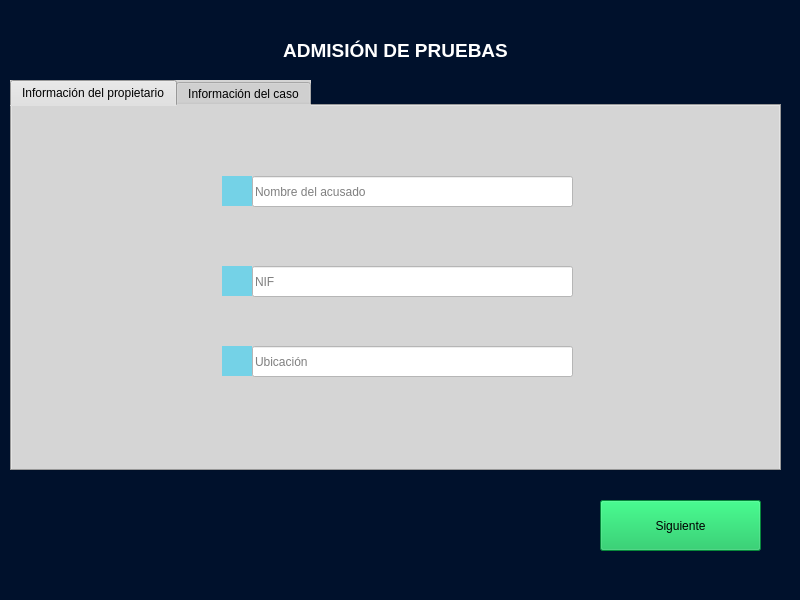
<?xml version="1.0" encoding="UTF-8"?>
<ui version="4.0">
 <class>v_Admision_Pruebas</class>
 <widget class="QMainWindow" name="v_Admision_Pruebas">
  <property name="geometry">
   <rect>
    <x>0</x>
    <y>0</y>
    <width>800</width>
    <height>600</height>
   </rect>
  </property>
  <property name="maximumSize">
   <size>
    <width>800</width>
    <height>600</height>
   </size>
  </property>
  <property name="windowTitle">
   <string>AFA</string>
  </property>
  <property name="styleSheet">
   <string notr="true">background-color: rgb(0, 17, 44);</string>
  </property>
  <widget class="QWidget" name="centralwidget">
   <widget class="QPushButton" name="bt_siguiente">
    <property name="geometry">
     <rect>
      <x>600</x>
      <y>500</y>
      <width>161</width>
      <height>51</height>
     </rect>
    </property>
    <property name="styleSheet">
     <string notr="true">background-color: rgb(10, 191, 83);</string>
    </property>
    <property name="text">
     <string>Siguiente</string>
    </property>
   </widget>
   <widget class="QLabel" name="lbl_titulo">
    <property name="geometry">
     <rect>
      <x>260</x>
      <y>20</y>
      <width>271</width>
      <height>61</height>
     </rect>
    </property>
    <property name="text">
     <string>&lt;html&gt;&lt;head/&gt;&lt;body&gt;&lt;p align=&quot;center&quot;&gt;&lt;span style=&quot; font-size:14pt; font-weight:600; color:#ffffff;&quot;&gt;ADMISIÓN DE PRUEBAS&lt;/span&gt;&lt;/p&gt;&lt;/body&gt;&lt;/html&gt;</string>
    </property>
   </widget>
   <widget class="QTabWidget" name="tabWidget">
    <property name="geometry">
     <rect>
      <x>10</x>
      <y>80</y>
      <width>771</width>
      <height>391</height>
     </rect>
    </property>
    <property name="styleSheet">
     <string notr="true">background-color: rgb(213, 213, 213);</string>
    </property>
    <property name="currentIndex">
     <number>0</number>
    </property>
    <widget class="QWidget" name="tab">
     <attribute name="title">
      <string>Información del propietario</string>
     </attribute>
     <widget class="QLineEdit" name="tb_nif">
      <property name="geometry">
       <rect>
        <x>240</x>
        <y>160</y>
        <width>321</width>
        <height>31</height>
       </rect>
      </property>
      <property name="styleSheet">
       <string notr="true">background-color: rgb(255, 255, 255);</string>
      </property>
      <property name="text">
       <string/>
      </property>
      <property name="placeholderText">
       <string>NIF</string>
      </property>
     </widget>
     <widget class="QLineEdit" name="tb_ubicacion">
      <property name="geometry">
       <rect>
        <x>240</x>
        <y>240</y>
        <width>321</width>
        <height>31</height>
       </rect>
      </property>
      <property name="styleSheet">
       <string notr="true">background-color: rgb(255, 255, 255);</string>
      </property>
      <property name="text">
       <string/>
      </property>
      <property name="placeholderText">
       <string>Ubicación</string>
      </property>
     </widget>
     <widget class="QLineEdit" name="tb_nombreAcusado">
      <property name="geometry">
       <rect>
        <x>240</x>
        <y>70</y>
        <width>321</width>
        <height>31</height>
       </rect>
      </property>
      <property name="styleSheet">
       <string notr="true">background-color: rgb(255, 255, 255);</string>
      </property>
      <property name="text">
       <string/>
      </property>
      <property name="placeholderText">
       <string>Nombre del acusado</string>
      </property>
     </widget>
     <widget class="QLabel" name="label_2">
      <property name="geometry">
       <rect>
        <x>210</x>
        <y>70</y>
        <width>30</width>
        <height>30</height>
       </rect>
      </property>
      <property name="styleSheet">
       <string notr="true">background-color: rgb(116, 210, 231);</string>
      </property>
      <property name="text">
       <string/>
      </property>
      <property name="pixmap">
       <pixmap>iconos/nombre_icono_opt.png</pixmap>
      </property>
     </widget>
     <widget class="QLabel" name="label_3">
      <property name="geometry">
       <rect>
        <x>210</x>
        <y>160</y>
        <width>30</width>
        <height>30</height>
       </rect>
      </property>
      <property name="styleSheet">
       <string notr="true">background-color: rgb(116, 210, 231);</string>
      </property>
      <property name="text">
       <string/>
      </property>
      <property name="pixmap">
       <pixmap>iconos/nif_icono_opt.png</pixmap>
      </property>
     </widget>
     <widget class="QLabel" name="label_5">
      <property name="geometry">
       <rect>
        <x>210</x>
        <y>240</y>
        <width>30</width>
        <height>30</height>
       </rect>
      </property>
      <property name="styleSheet">
       <string notr="true">background-color: rgb(116, 210, 231);</string>
      </property>
      <property name="text">
       <string/>
      </property>
      <property name="pixmap">
       <pixmap>iconos/ubicacion_icono_opt.png</pixmap>
      </property>
     </widget>
     <zorder>tb_ubicacion</zorder>
     <zorder>tb_nif</zorder>
     <zorder>tb_nombreAcusado</zorder>
     <zorder>label_2</zorder>
     <zorder>label_3</zorder>
     <zorder>label_5</zorder>
    </widget>
    <widget class="QWidget" name="tab_2">
     <attribute name="title">
      <string>Información del caso</string>
     </attribute>
     <widget class="QLabel" name="label">
      <property name="geometry">
       <rect>
        <x>210</x>
        <y>30</y>
        <width>51</width>
        <height>21</height>
       </rect>
      </property>
      <property name="styleSheet">
       <string notr="true">background-color: rgb(116, 210, 231);</string>
      </property>
      <property name="text">
       <string>&lt;html&gt;&lt;head/&gt;&lt;body&gt;&lt;p align=&quot;center&quot;&gt;&lt;span style=&quot; font-size:10pt;&quot;&gt;Delito&lt;/span&gt;&lt;/p&gt;&lt;/body&gt;&lt;/html&gt;</string>
      </property>
     </widget>
     <widget class="QLineEdit" name="tb_tipoDatos">
      <property name="geometry">
       <rect>
        <x>240</x>
        <y>250</y>
        <width>311</width>
        <height>31</height>
       </rect>
      </property>
      <property name="styleSheet">
       <string notr="true">background-color: rgb(255, 255, 255);</string>
      </property>
      <property name="text">
       <string/>
      </property>
      <property name="placeholderText">
       <string>Tipo de dato/os a buscar</string>
      </property>
     </widget>
     <widget class="QLineEdit" name="tb_tipoIncidente">
      <property name="geometry">
       <rect>
        <x>240</x>
        <y>180</y>
        <width>311</width>
        <height>31</height>
       </rect>
      </property>
      <property name="styleSheet">
       <string notr="true">background-color: rgb(255, 255, 255);</string>
      </property>
      <property name="text">
       <string/>
      </property>
      <property name="placeholderText">
       <string>Tipo de incidente</string>
      </property>
     </widget>
     <widget class="QLabel" name="label_6">
      <property name="geometry">
       <rect>
        <x>210</x>
        <y>180</y>
        <width>30</width>
        <height>30</height>
       </rect>
      </property>
      <property name="styleSheet">
       <string notr="true">background-color: rgb(116, 210, 231);</string>
      </property>
      <property name="text">
       <string/>
      </property>
      <property name="pixmap">
       <pixmap>iconos/incidente_icono_opt.png</pixmap>
      </property>
     </widget>
     <widget class="QLabel" name="label_7">
      <property name="geometry">
       <rect>
        <x>210</x>
        <y>250</y>
        <width>30</width>
        <height>30</height>
       </rect>
      </property>
      <property name="styleSheet">
       <string notr="true">background-color: rgb(116, 210, 231);</string>
      </property>
      <property name="text">
       <string/>
      </property>
      <property name="pixmap">
       <pixmap>iconos/datos_icono_opt.png</pixmap>
      </property>
     </widget>
     <widget class="QTextEdit" name="tb_delito">
      <property name="geometry">
       <rect>
        <x>210</x>
        <y>50</y>
        <width>341</width>
        <height>111</height>
       </rect>
      </property>
      <property name="styleSheet">
       <string notr="true">background-color: rgb(255, 255, 255);</string>
      </property>
      <property name="placeholderText">
       <string>Descripción del delito...</string>
      </property>
     </widget>
    </widget>
   </widget>
  </widget>
  <widget class="QMenuBar" name="menubar">
   <property name="geometry">
    <rect>
     <x>0</x>
     <y>0</y>
     <width>800</width>
     <height>20</height>
    </rect>
   </property>
  </widget>
 </widget>
 <resources/>
 <connections/>
</ui>
